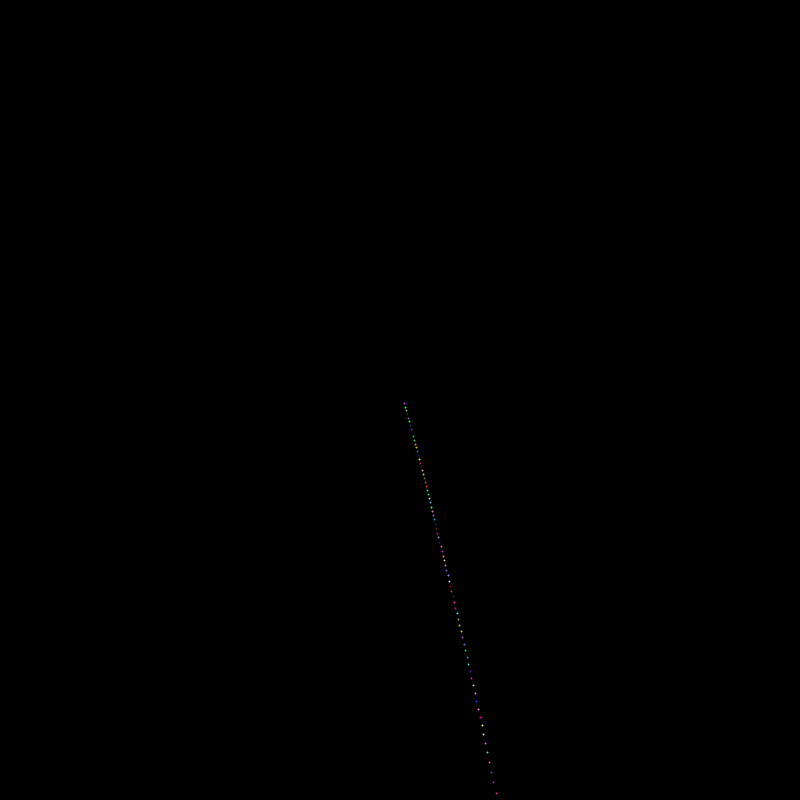
Frame 1 (no input)
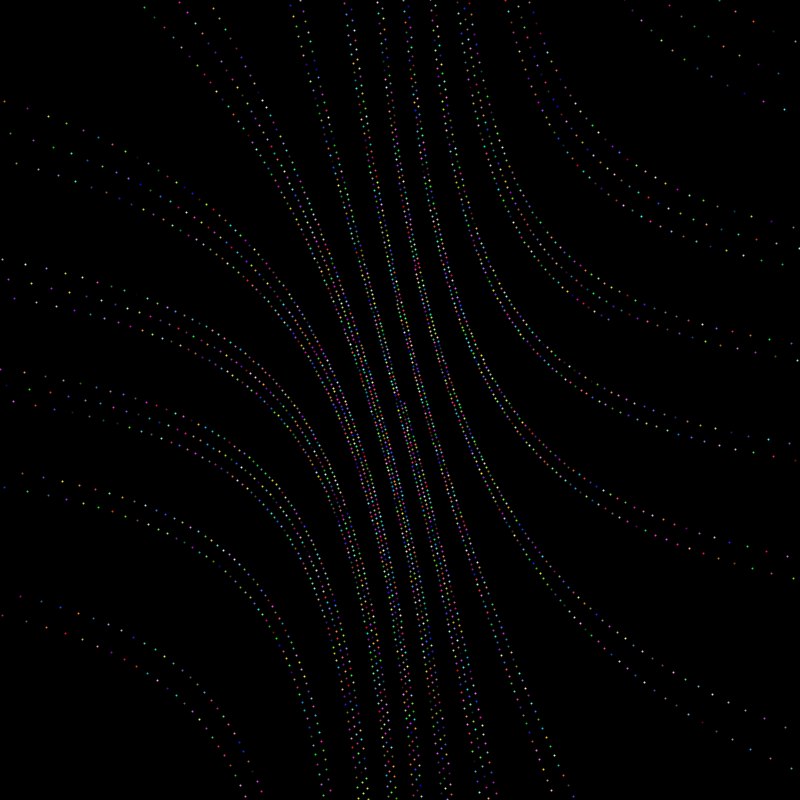
Frame 60 (the mouse pressed at the canvas centre just before this capture)
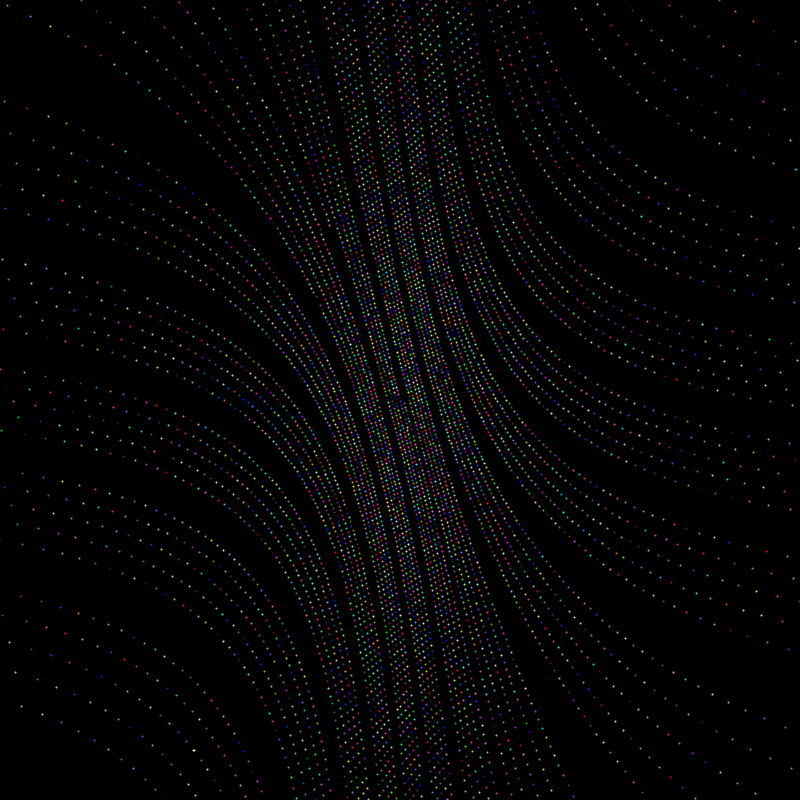
Frame 120 (the mouse held since frame 60 and released just before this capture)

The Processing sketch that drew these frames (run headless with seeded random() and noise(); from frame 60 on, the mouse is pressed at the canvas centre):

// Processing sketch: sin_waves_illusion
// ── sin_waves_illusion.pde
float incrementA = 256;
float incrementB = 230;
float scale = 3;
int i = 0;

void setup() {
  size(800, 800);

  background(0);
  smooth();
}

void draw() {

  for (int run = 0; run < 100; run++) {
    i+=1;

    float x = width/2 * tan (i * scale/incrementA)*0.2+4;
    float y = height/2 * tan (i * scale/incrementB)*0.7;
    
    stroke(random(255),random(255),random(255));
    strokeWeight(2);
    point(width/2+x, height/2+y);
  }
  
}
